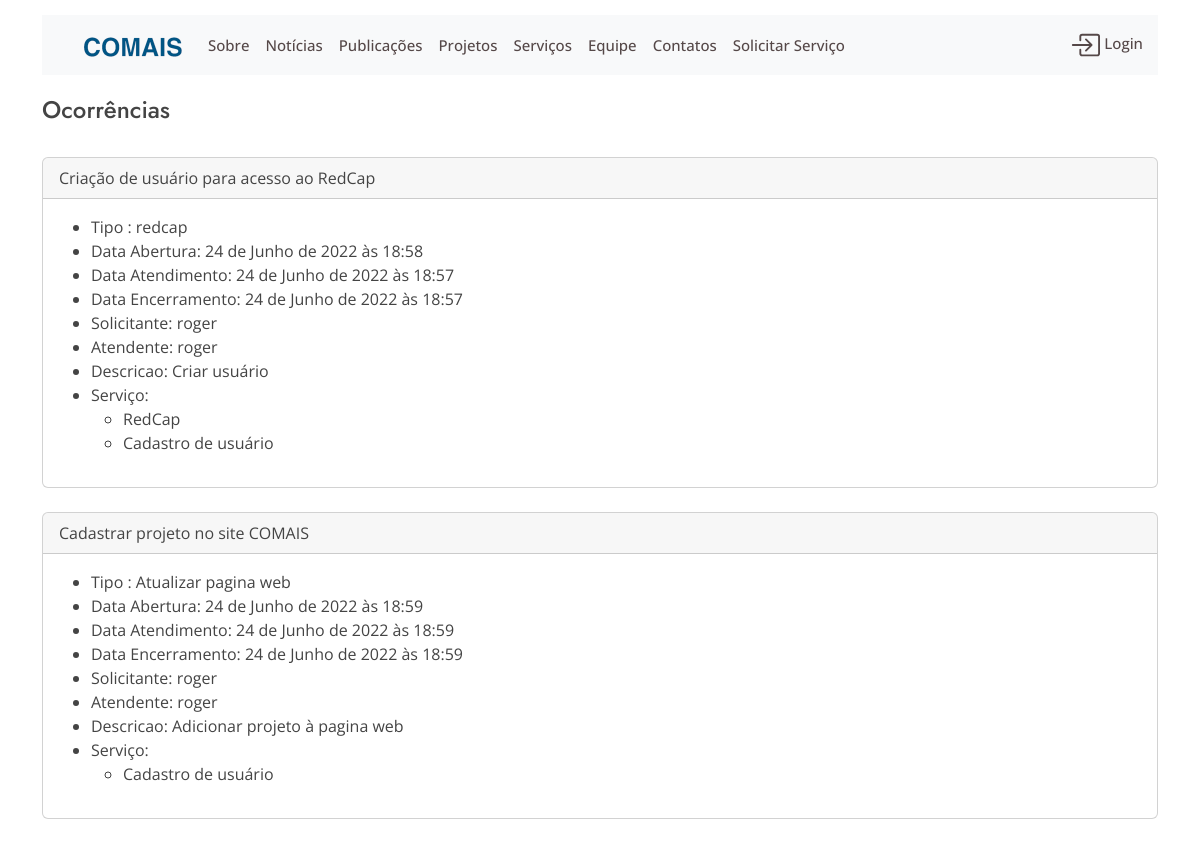
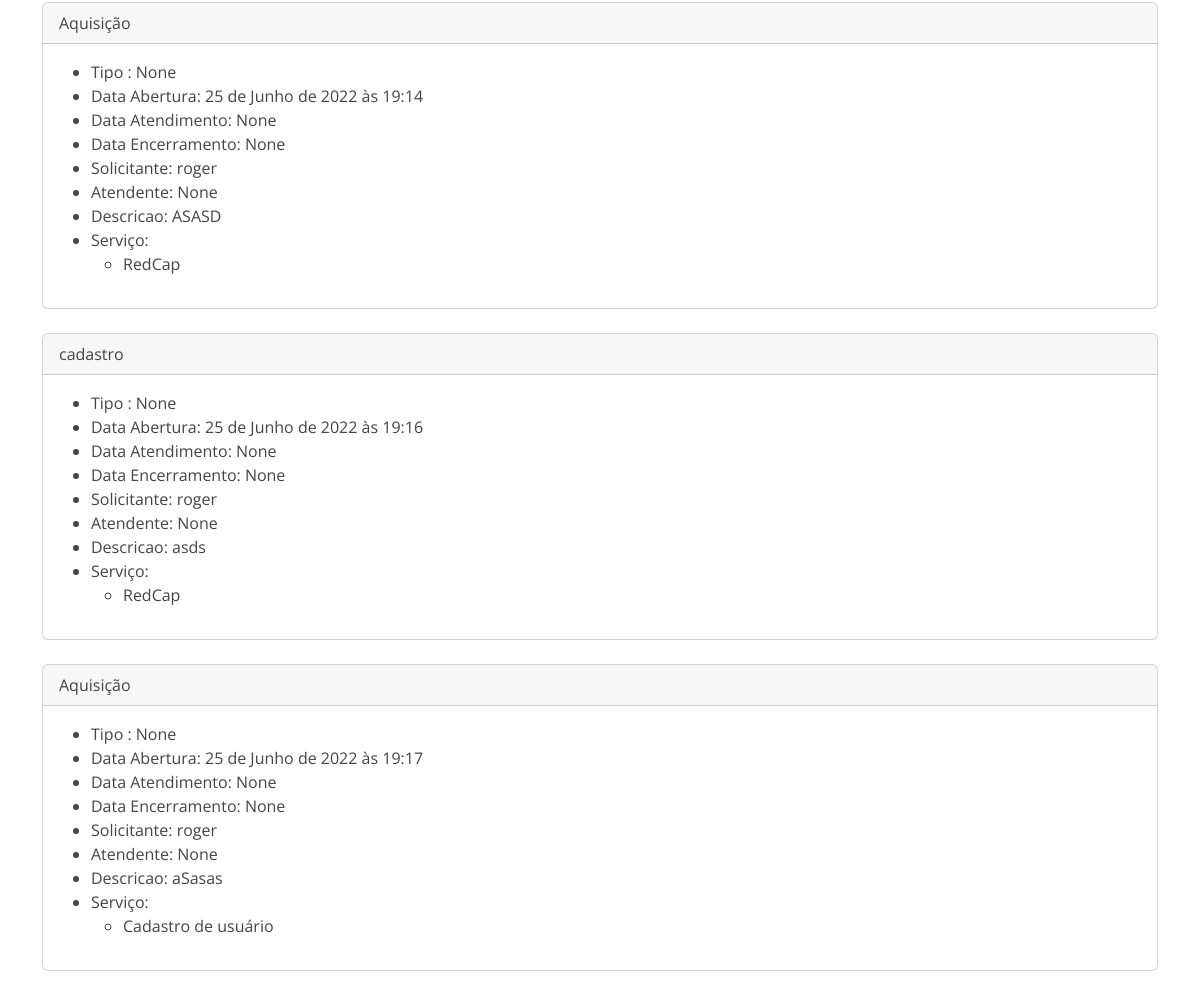
The page /ocorrencias on the database its author committed (2 pictures, top to bottom).
### website/models.py (models this page shows, shortened)
class Ocorrencia(models.Model):
    solicitacao = models.CharField("Solicitação", max_length=120)
    tipo = models.CharField('Tipo da Solicitação ',max_length=100, blank=True, null=True)
    data_abertura = models.DateTimeField('Data da Abertura', auto_now_add=True)
    data_atendimento = models.DateTimeField('Data do Atendimento',  null=True, blank=True)
    data_encerramento = models.DateTimeField('Data do Encerramento',  null=True, blank=True )
    descricao = models.TextField('Descrição',blank=True, null=True)
    solicitante = models.ForeignKey(User, blank=True,null=True, on_delete=models.SET_NULL, related_name="solicitante")
    servico = models.ManyToManyField(Servico )
    atendente = models.ForeignKey(User,blank=True, null=True, on_delete=models.SET_NULL, related_name='atendente')

class Servico(models.Model):
    nome = models.CharField(max_length=100)
    descricao = models.TextField()
    prioridade = models.IntegerField()

### website/views.py (the view)
# urls.py: path('ocorrencias', views.ocorrencias, name='ocorrencias'),
def ocorrencias(request):
    ocorrencias = Ocorrencia.objects.all()
    return render(request,'ocorrencias_list.html', {'ocorrencias':ocorrencias})

### website/templates/ocorrencias_list.html (shortened to what this page needs)
{% extends 'base2.html'%}
{% block content %}
<h4 class= "page-title">
    Ocorrências
</h4>
{% for ocorrencia in ocorrencias  %}
<div class="card">
    <div class="card-header">
        {{ocorrencia.solicitacao}}
    </div>
    <div class="card-body">
            <ul>
                    <li>Tipo : {{ocorrencia.tipo}} </li>
                    <li>Data Abertura: {{ocorrencia.data_abertura}} </li>
                    <li>Data Atendimento: {{ocorrencia.data_atendimento}}</li>
                    <li>Data Encerramento: {{ocorrencia.data_encerramento}}</li>
                    <li>Solicitante: {{ocorrencia.solicitante}}</li>
                    <li>Atendente: {{ocorrencia.atendente}}</li>
                    <li>Descricao: {{ocorrencia.descricao}}</li>
                    <li>
                        Serviço:
                        <ul>
                        {% for servico in ocorrencia.servico.all %}
                            <li>{{servico.nome}}   </br></li>
                        {% endfor%}
                        </ul>
                    </li>
                </ul>
        </div>
    </div>
    {% endfor %}
{% endblock %}

### website/static/website/css/style.css (style rules this page uses)
body { font-family: "Open Sans", sans-serif; color: #444444; }
h1, h2, h3, h4, h5, h6 { font-family: "Jost", sans-serif; }

### rows shown on the page
Ocorrencia: solicitacao "Criação de usuário para acesso ao RedCap", tipo "redcap", data_abertura "24 de Junho de 2022 às 18:58", data_atendimento "24 de Junho de 2022 às 18:57", data_encerramento "24 de Junho de 2022 às 18:57", solicitante "roger", atendente "roger", descricao "Criar usuário"
Servico: nome "RedCap"
Servico: nome "Cadastro de usuário"
Ocorrencia: solicitacao "Cadastrar projeto no site COMAIS", tipo "Atualizar pagina web", data_abertura "24 de Junho de 2022 às 18:59", data_atendimento "24 de Junho de 2022 às 18:59", data_encerramento "24 de Junho de 2022 às 18:59", solicitante "roger", atendente "roger", descricao "Adicionar projeto à pagina web"
Ocorrencia: solicitacao "Aquisição", tipo "None", data_abertura "25 de Junho de 2022 às 19:14", data_atendimento "None", data_encerramento "None", solicitante "roger", atendente "None", descricao "ASASD"
Ocorrencia: solicitacao "cadastro", tipo "None", data_abertura "25 de Junho de 2022 às 19:16", data_atendimento "None", data_encerramento "None", solicitante "roger", atendente "None", descricao "asds"
Ocorrencia: solicitacao "Aquisição", tipo "None", data_abertura "25 de Junho de 2022 às 19:17", data_atendimento "None", data_encerramento "None", solicitante "roger", atendente "None", descricao "aSasas"
